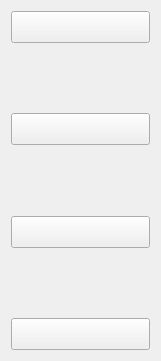
   <widget class="QWidget" name="verticalLayoutWidget_3">
    <property name="geometry">
     <rect>
      <x>940</x>
      <y>80</y>
      <width>161</width>
      <height>361</height>
     </rect>
    </property>
    <layout class="QVBoxLayout" name="verticalLayout_2">
     <item>
      <widget class="QPushButton" name="pushButtonR1">
       <property name="font">
        <font>
         <pointsize>15</pointsize>
         <italic>false</italic>
         <bold>false</bold>
         <underline>false</underline>
         <strikeout>false</strikeout>
        </font>
       </property>
       <property name="text">
        <string/>
       </property>
      </widget>
     </item>
     <item>
      <spacer name="verticalSpacer_10">
       <property name="orientation">
        <enum>Qt::Vertical</enum>
       </property>
       <property name="sizeHint" stdset="0">
        <size>
         <width>20</width>
         <height>40</height>
        </size>
       </property>
      </spacer>
     </item>
     <item>
      <widget class="QPushButton" name="pushButtonR2">
       <property name="font">
        <font>
         <pointsize>15</pointsize>
         <italic>false</italic>
         <bold>false</bold>
         <underline>false</underline>
         <strikeout>false</strikeout>
        </font>
       </property>
       <property name="text">
        <string/>
       </property>
      </widget>
     </item>
     <item>
      <spacer name="verticalSpacer_11">
       <property name="orientation">
        <enum>Qt::Vertical</enum>
       </property>
       <property name="sizeHint" stdset="0">
        <size>
         <width>20</width>
         <height>40</height>
        </size>
       </property>
      </spacer>
     </item>
     <item>
      <widget class="QPushButton" name="pushButtonR3">
       <property name="font">
        <font>
         <pointsize>15</pointsize>
         <italic>false</italic>
         <bold>false</bold>
         <underline>false</underline>
         <strikeout>false</strikeout>
        </font>
       </property>
       <property name="text">
        <string/>
       </property>
      </widget>
     </item>
     <item>
      <spacer name="verticalSpacer_12">
       <property name="orientation">
        <enum>Qt::Vertical</enum>
       </property>
       <property name="sizeHint" stdset="0">
        <size>
         <width>20</width>
         <height>40</height>
        </size>
       </property>
      </spacer>
     </item>
     <item>
      <widget class="QPushButton" name="pushButtonR4">
       <property name="font">
        <font>
         <pointsize>15</pointsize>
         <italic>false</italic>
         <bold>false</bold>
         <underline>false</underline>
         <strikeout>false</strikeout>
        </font>
       </property>
       <property name="text">
        <string/>
       </property>
      </widget>
     </item>
    </layout>
   </widget>
